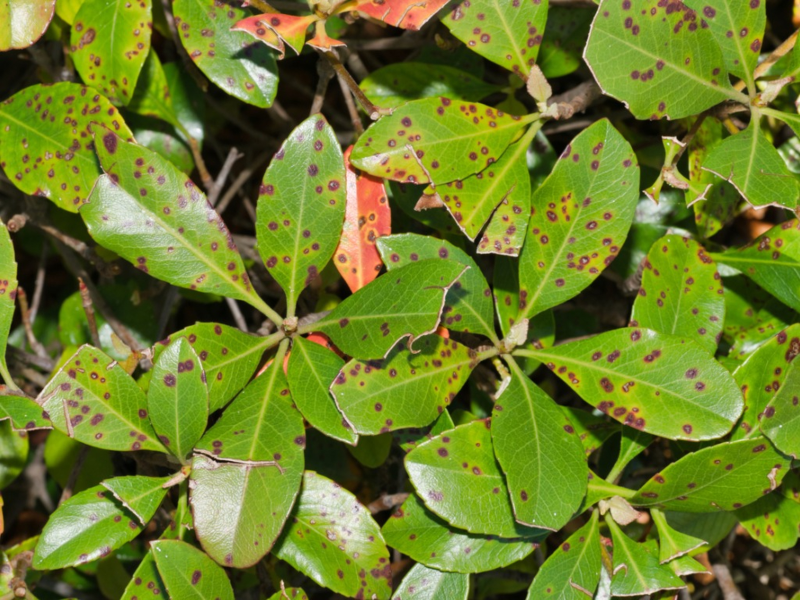
#> input picture Images/leaf-spot-disease.jpg, 1600 x 1200 px, found by its file name (shown at 1/2 size)
$ jupyter execute --allow-errors LeafDiseaseDetection.ipynb
#> lines starting #> are read from the running program, lines starting #| are printed output that depends on the picture; after the words box and inside, x2 and y2 are one past the last pixel; in counts of white or black regions, pixels touching at a corner belong together
[cell 1]
import cv2
import numpy as np
import matplotlib.pyplot as plt

[cell 2]
from google.colab import files
uploaded = files.upload()
#> the answer given: leaf-spot-disease.jpg

[cell 3]
image = cv2.imread('leaf-spot-disease.jpg')
#> image is the input picture: shape (1200, 1600, 3); mean B, G, R 40.5, 124.8, 109.2
image_rgb = cv2.cvtColor(image, cv2.COLOR_BGR2RGB)
plt.title("Image")
plt.imshow(image_rgb)
plt.show()

[cell 4]
#apply the green mask
hsv = cv2.cvtColor(image_rgb, cv2.COLOR_RGB2HSV)
#> hsv: shape (1200, 1600, 3); mean H, S, V 34.5, 179.8, 130.6
mask = cv2.inRange(hsv, (0, 0, 0), (87, 255,255))
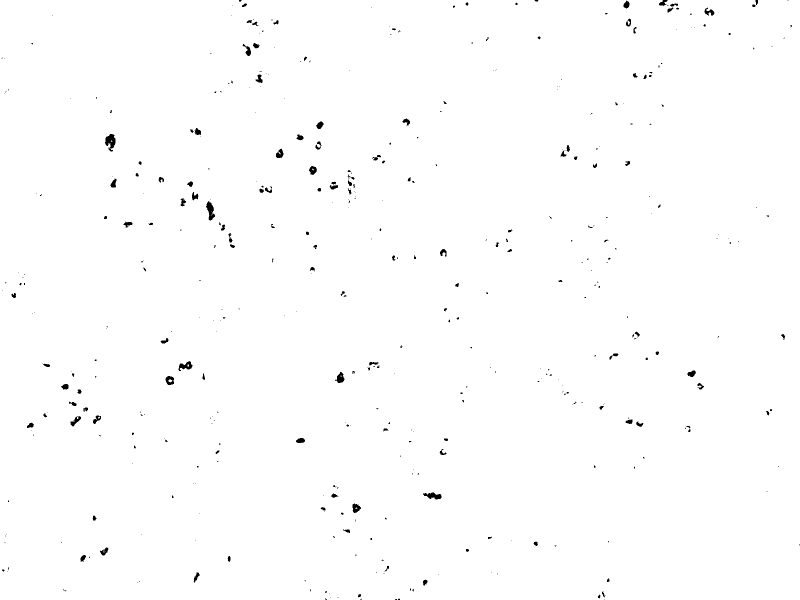
#> mask: shape (1200, 1600) (shown at 1/2 size); 99.4% white; 448 black regions (314 under 20 px), largest, box (x1, y1, x2, y2) and area: (210, 268, 231, 303) 442, (412, 402, 430, 441) 374, (846, 985, 883, 999) 308
imask = mask>0
green = np.zeros_like(image_rgb, np.uint8)
green[imask] = image_rgb[imask]

plt.title("Green filter")
plt.imshow(green)
plt.show()

[cell 5]
np.shape(image)
#> Out = (1200, 1600, 3)

[cell 6]
SplitImage1 = image_rgb[600:950, 1000:1500]
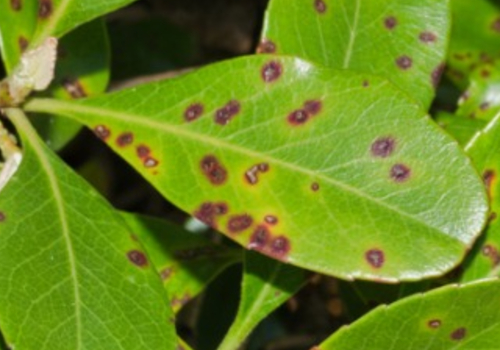
#> SplitImage1: shape (350, 500, 3); mean R, G, B 105.4, 133, 30.3
plt.title("Split image sample")
plt.imshow(SplitImage1)
plt.show()

[cell 7]
SplitImage = green[600:950, 1000:1500]
plt.imshow(SplitImage)
plt.show()

[cell 8]
gray = cv2.cvtColor(SplitImage, cv2.COLOR_BGR2GRAY)
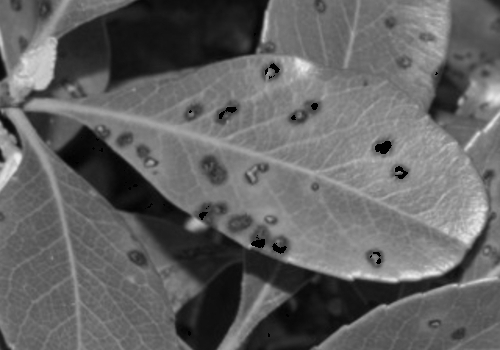
#> gray: shape (350, 500); min 0, max 235, mean 98.8

ret, thresh = cv2.threshold(gray,110, 255, cv2.THRESH_BINARY)
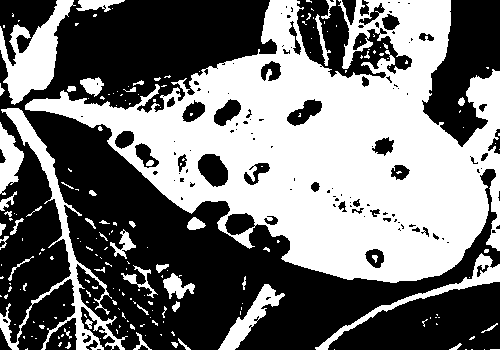
#> thresh: shape (350, 500); 45.6% white; 208 white regions (159 under 20 px)
plt.imshow(thresh, cmap='gray')
plt.show()

[cell 9]
contours, hierarchy = cv2.findContours(image=thresh, mode=cv2.RETR_EXTERNAL, method=cv2.CHAIN_APPROX_SIMPLE)
#> contours = 198 contours, 167 with area under 20; largest, box (x1, y1, x2, y2) and area: (25, 0, 500, 283) 69160, (0, 108, 128, 350) 3359, (0, 0, 76, 105) 3112, (315, 253, 500, 350) 1410, (218, 284, 285, 350) 1140
3

4
# draw contours on the image
5
image_copy = SplitImage.copy()
6
#> (the rest of this cell did not finish here and is left out)

[cell 10]
sorted_contours = sorted(contours, key = cv2.contourArea, reverse = True)
#> sorted_contours has the same summary as contours

[cell 11]
largestContour = [sorted_contours[0]]
#> largestContour = 1 contour; box (x1, y1, x2, y2) and area: (25, 0, 500, 283) 69160

[cell 12]
image_copy = SplitImage.copy()
6
#> (the rest of this cell did not finish here and is left out)

[cell 13]
mask = np.zeros(image_copy.shape, np.uint8)
mask.fill(255)
#> mask: shape (350, 500, 3); every value is 255
if largestContour != 1:
  #cv2.fillConvexPoly(mask, largestContour[contour], (0, 0, 0))
  cv2.fillPoly(mask, largestContour, (0, 0, 0))
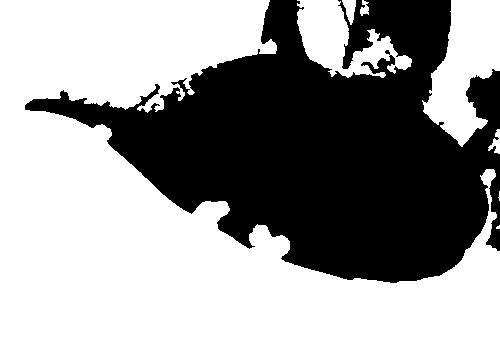
#> mask: shape (350, 500, 3); 59.7% white; 1 black region, box (x1, y1, x2, y2) and area: (25, 0, 500, 283) 70458

[cell 14]
plt.imshow(mask, cmap='gray')
plt.show()

[cell 15]
mask1 = cv2.bitwise_not(mask)
plt.imshow(mask1, cmap='gray')
plt.show()

[cell 16]
result = cv2.bitwise_and(mask1, SplitImage1)
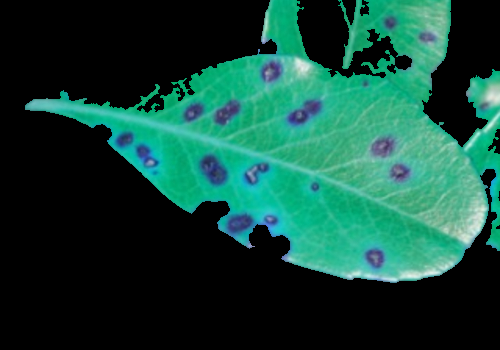
#> result: shape (350, 500, 3); mean of channels 0, 1, 2 56.9, 69.5, 19.4; drawn as B, G, R
plt.imshow(result)
plt.show()

[cell 17]
hsv2 = cv2.cvtColor(result, cv2.COLOR_BGR2HSV)
#> hsv2: shape (350, 500, 3); mean H, S, V 33.6, 74.9, 70.9

mask = cv2.inRange(hsv2, (107, 0, 0), (179, 255, 255))
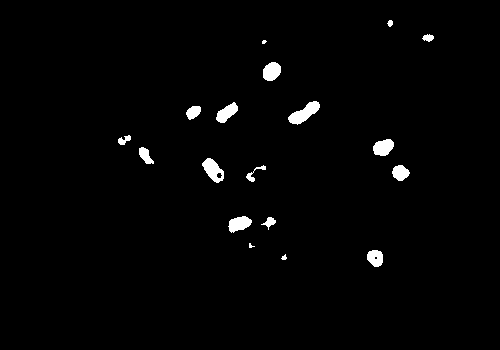
#> mask: shape (350, 500); 1.6% white; 18 white regions (2 under 20 px), largest, box (x1, y1, x2, y2) and area: (288, 101, 320, 125) 373, (202, 158, 224, 183) 312, (228, 216, 252, 233) 269
bmask = mask>0
#> bmask: shape (350, 500) bool; 1.6% white; 18 white regions (2 under 20 px)
brown = np.zeros(result.shape, np.uint8)
brown[bmask] = result[bmask]

plt.imshow(brown)
plt.show()

[cell 18]
gray = cv2.cvtColor(brown, cv2.COLOR_BGR2GRAY)
ret, thresh1 = cv2.threshold(gray, 40, 255, cv2.THRESH_BINARY)

contours1, hierarchy = cv2.findContours(image=thresh1, mode=cv2.RETR_TREE, method=cv2.CHAIN_APPROX_NONE)
#> contours1 = 20 contours, 4 with area under 20; largest, box (x1, y1, x2, y2) and area: (288, 101, 320, 125) 336, (202, 158, 224, 183) 301, (263, 62, 281, 81) 241, (373, 139, 394, 156) 240, (228, 216, 252, 233) 240


#> (the rest of this cell did not finish here and is left out)

$ run again, with Images/leaf-spots.jpg copied over Images/leaf-spot-disease.jpg
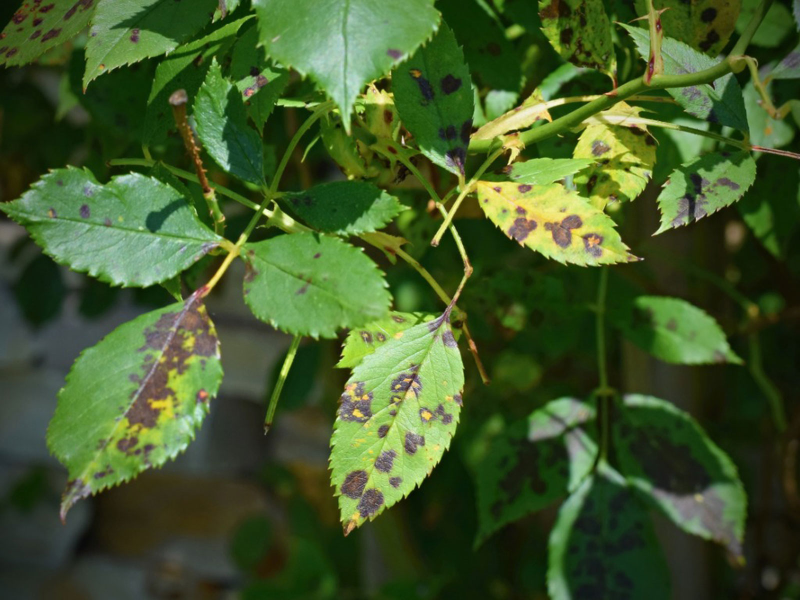
#> input picture Images/leaf-spots.jpg, 1600 x 1200 px, found by its file name (shown at 1/2 size)
#> image is the input picture: shape (1200, 1600, 3); mean B, G, R 42.8, 88.9, 66
#> hsv: shape (1200, 1600, 3); mean H, S, V 47.4, 154.1, 90
#> imask: shape (1200, 1600) bool; 97.6% white; 373 black regions (218 under 20 px), largest, box (x1, y1, x2, y2) and area: (48, 608, 288, 787) 11041, (0, 816, 104, 952) 7721, (0, 560, 43, 712) 3814
#> thresh: shape (350, 500); 13.4% white; 7 white regions (1 under 20 px)
#> contours = 7 contours, 1 with area under 20; largest, box (x1, y1, x2, y2) and area: (281, 0, 476, 127) 12498, (134, 260, 194, 350) 3619, (94, 196, 187, 250) 2881, (60, 225, 127, 278) 2266, (250, 189, 352, 224) 1421, (196, 320, 239, 350) 592
#> sorted_contours has the same summary as contours
#> largestContour = 1 contour; box (x1, y1, x2, y2) and area: (281, 0, 476, 127) 12498
#> `cv2.fillPoly(mask, largestContour, (0, 0, 0))`:
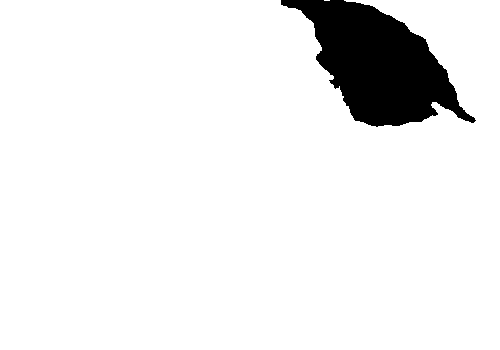
#> mask: shape (350, 500, 3); 92.7% white; 1 black region, box (x1, y1, x2, y2) and area: (281, 0, 476, 127) 12765
#> `result = cv2.bitwise_and(mask1, SplitImage1)`:
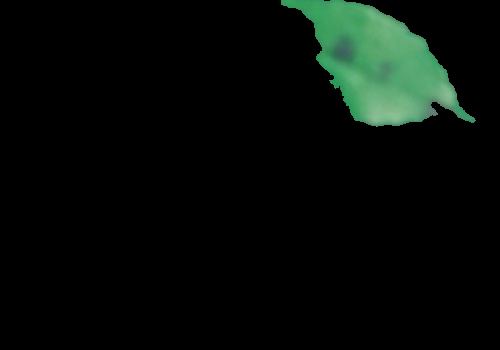
#> result: shape (350, 500, 3); mean of channels 0, 1, 2 8, 11.8, 6.1; drawn as B, G, R
#> hsv2: shape (350, 500, 3); mean H, S, V 5.1, 9.1, 11.8
#> brown: shape (350, 500, 3); every value is 0
#> contours1 = []
